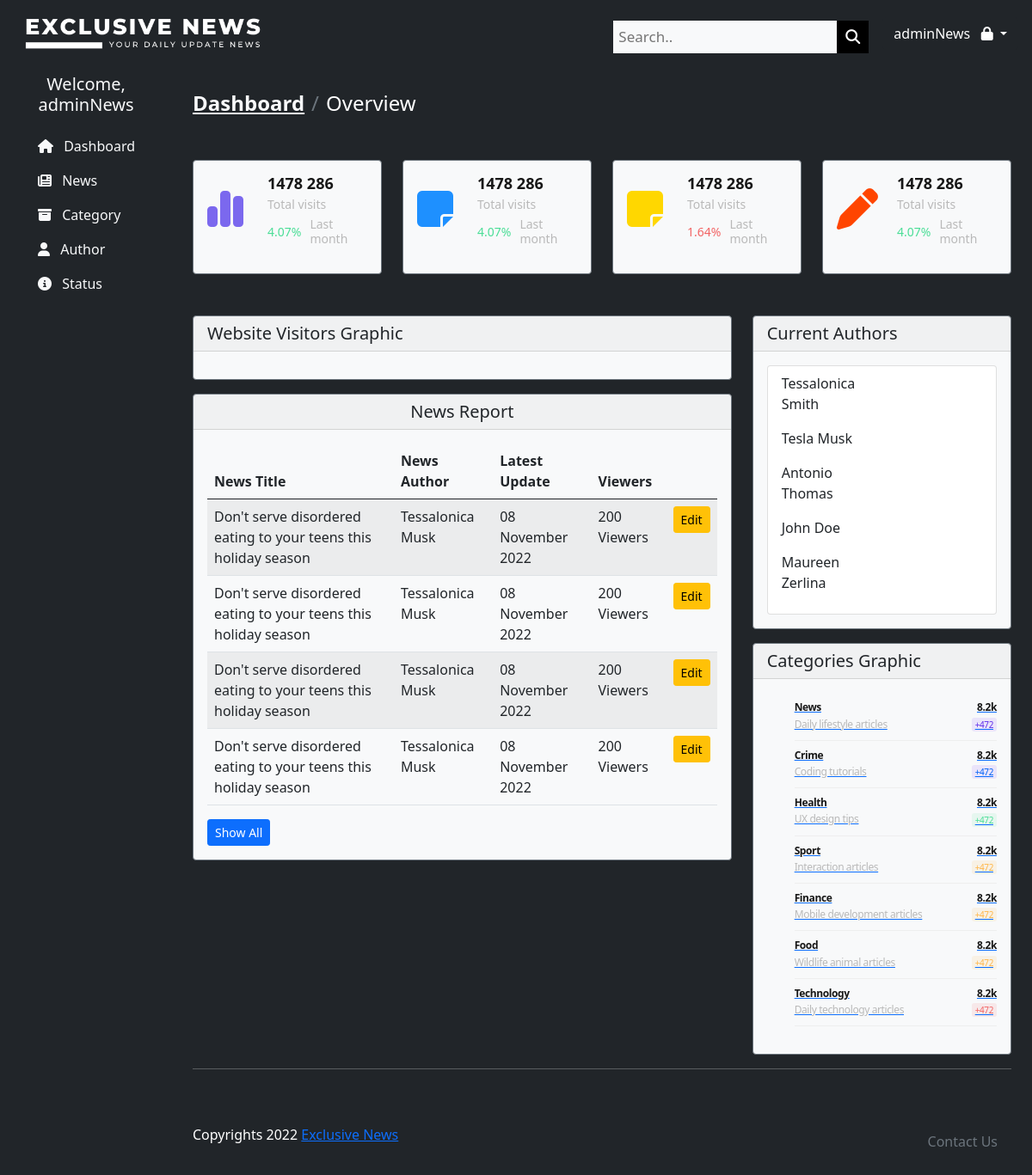
Page /admin/dashboard.php (signed in) on the committed database.
### tables this page shows
CREATE TABLE `creator_lists` (
  `creator_id` int(11) NOT NULL,
  `creator_name` varchar(30) NOT NULL,
  `creator_email` varchar(50) NOT NULL
);

### admin/dashboard.php (the view, shortened to what the rows shown need)
<!DOCTYPE html>
<html lang="en">
<head>
    <link rel="stylesheet" type="text/css" href="css/dashboard.css" />
    <link rel="stylesheet" href="https://cdn.jsdelivr.net/npm/bootstrap@5.0.2/dist/css/bootstrap.min.css">
    <link rel="stylesheet" href="https://cdnjs.cloudflare.com/ajax/libs/font-awesome/6.2.0/css/all.min.css" />
    <link rel="stylesheet" href="//cdn.jsdelivr.net/chartist.js/latest/chartist.min.css" />
</head>
<body class="bg-dark">
    <?php
    include '../connect.php';
    $sql = "SELECT * FROM creator_lists";
    $datas = $conn->query($sql);
    ?>
    <div class="container-fluid">
        <div class="row d-flex justify-content-between">
            <main class="col-10 ms-sm-auto col-lg-10 px-md-4 py-4">
                <div class="row">
                    <div class="col-12 col-xl-8 mb-4 mb-lg-0 mt-5">
                        <div class="card card1 bg-light p-0 mt-3">
                            <div class="card-body">
                                <div class="table-responsive">
                                    <table class="table table-hover table-striped">
                                        <thead>
                                            <tr>
                                                <th scope="col">News Title</th>
                                                <th scope="col">News Author</th>
                                                <th scope="col">Latest Update</th>
                                                <th scope="col">Viewers</th>
                                                <th scope="col"></th>
                                            </tr>
                                        </thead>
                                    </table>
                                </div>
                            </div>
                        </div>
                    </div>
                    <div class="col-12 col-xl-4 mt-5">
                        <div class="card card1 bg-light">
                            <div class="card-body text-dark">
                                <ul class="list-group" style="list-style-type: none;">
                                    <li class="list-group-item d-flex inline">
                                        <div class="col-6 text-start">
                                            <?php
                                            foreach ($datas as $key => $data) {
                                                echo '
                                                <p>' . $data['creator_name'] . '</p>';
                                            }
                                            ?>
                                        </div>
                                    </li>
                                </ul>
                            </div>
                        </div>
                    </div>
                </div>
            </main>
        </div>
    </div>
</body>
</html>

### rows in the picture
creator_lists: creator_name "Tessalonica Smith"
creator_lists: creator_name "Tesla Musk"
creator_lists: creator_name "Antonio Thomas"
creator_lists: creator_name "John Doe"
creator_lists: creator_name "Maureen Zerlina"

### other values in the picture
$_SESSION['username'] "adminNews"
